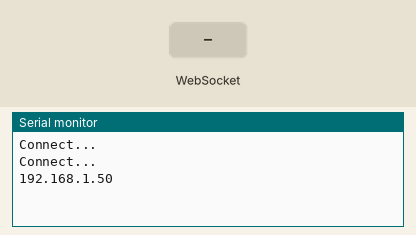
Simulated run of this sketch. Board: ESP32. Shown: the last lines printed to the serial monitor. The inputs (shaded band) are chosen by the test bench. WiFi joins after 1.5 s; servers stay silent unless stated.

Above: at 3.2 s.
3.3 s: WebSocket text "1" received
At 4.1 s:
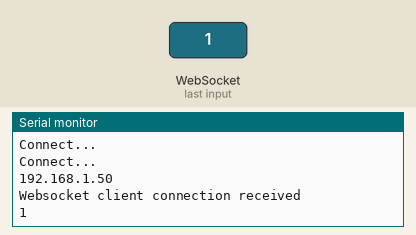
4.8 s: WebSocket text "0" received
At 5.2 s:
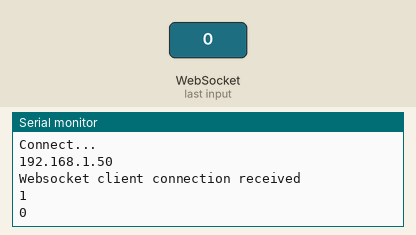
6.3 s: WebSocket text "2" received
At 7.5 s:
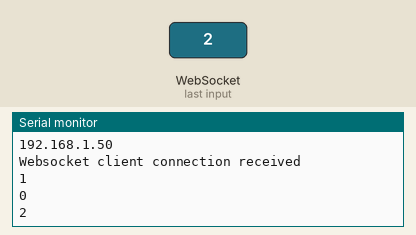
Timing chart, 0 to 9.3 s (numbered marks = the images above; inputs shaded):
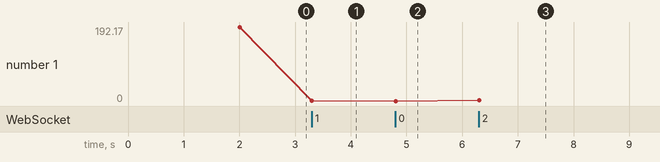

Measured:
- after the input at 3.3 s, the serial monitor: prints a new line at once (image 1)
- after the input at 4.8 s, the serial monitor: prints a new line at once (image 2)
- after the input at 6.3 s, the serial monitor: prints a new line at once (image 3)
- plotted number 1: 192.17 → 1 after the input at 3.3 s, 1 → 0 after the input at 4.8 s, 0 → 2 after the input at 6.3 s

The sketch:

websocket-server.ino
```cpp
#include "WiFi.h"
#include "ESPAsyncWebServer.h"

const char* ssid = "Your Network ID";
const char* password = "Your Password";

String cmd = "";

AsyncWebServer server(80);
AsyncWebSocket ws("/");

void onWsEvent(AsyncWebSocket *server, AsyncWebSocketClient *client, AwsEventType type, void *arg, uint8_t *data, size_t len)
{
  if (type == WS_EVT_CONNECT)
  {
    Serial.println("Websocket client connection received");
    client->text("ESP32-Server : Hello.");
  }
  else if (type == WS_EVT_DISCONNECT)
  {
    Serial.println("Client disconnected");
  }
  else if (type == WS_EVT_DATA)
  {
    for (int i = 0; i < len; i++)
    {
      cmd = cmd + (char)data[i];
    }
    Serial.println(cmd);
    cmd = "";
  }
}
void setup(){
  Serial.begin(115200);

  WiFi.begin(ssid, password);

  while (WiFi.status() != WL_CONNECTED) {
    delay(1000);
    Serial.println("Connect...");
  }

  Serial.println(WiFi.localIP());

  ws.onEvent(onWsEvent);
  server.addHandler(&ws);

  server.begin();
}

void loop(){}
```
